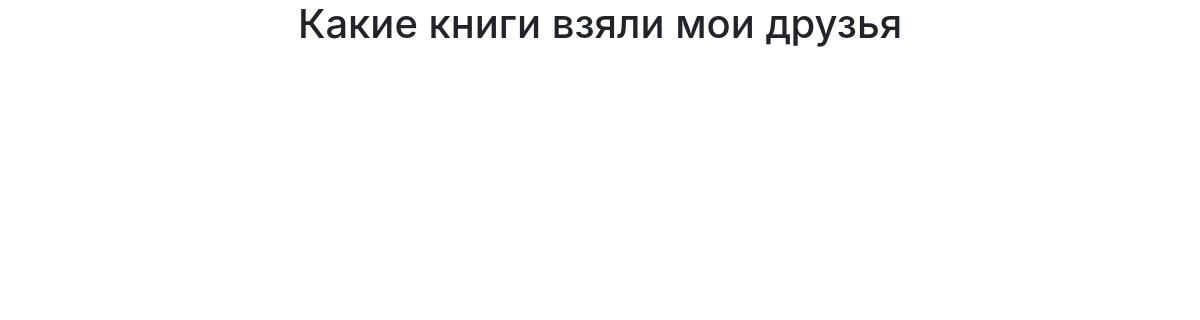
/friends-list/, run on an earlier commit of the app's database.
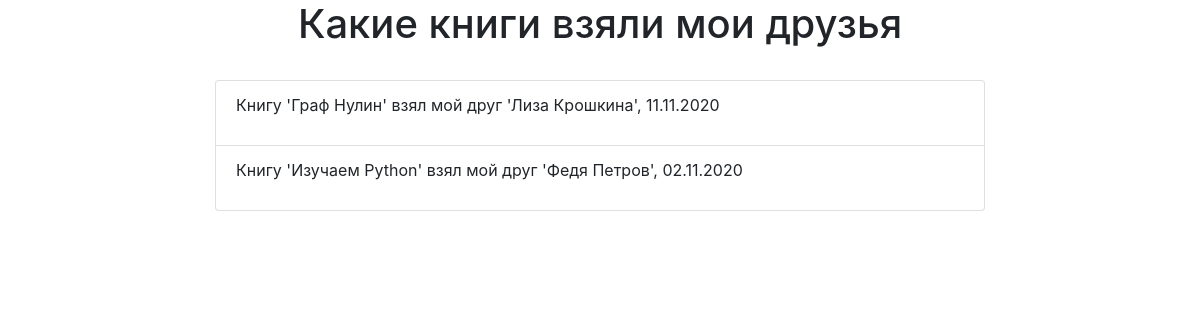
And on a later commit of the database.
### p_library/models.py (models this page shows)
class WhenTook(models.Model):
    book = models.ForeignKey(Book, on_delete=models.CASCADE, verbose_name="Книга")
    friend = models.ForeignKey(Friend, on_delete=models.CASCADE, verbose_name="Друг")
    when_took = models.DateField(verbose_name="Какого числа была взята книга")
    class Meta:
        verbose_name = 'Книга у друга'
        verbose_name_plural = 'Книги у друзей'
    def __str__(self):
        return "Книгу '{}' взял мой друг '{}', {}".format(
            self.book, self.friend, time.strftime("%d.%m.%Y", time.strptime(self.when_took.ctime())))

class Book(models.Model):
    ISBN = models.CharField(max_length=13)
    title = models.TextField(verbose_name="Название")
    description = models.TextField(verbose_name="Описание")
    year_release = models.SmallIntegerField(verbose_name="Год публикации")
    author = models.ForeignKey(Author, on_delete=models.CASCADE, related_name="books", verbose_name="Автор")
    p_house = models.ForeignKey(PublishingHouse, on_delete=models.SET_NULL, null=True, blank=True, related_name="books",
                                verbose_name="Издательство")
    copy_count = models.SmallIntegerField(default=1, verbose_name="Количество копий")
    price = models.FloatField(verbose_name="Стоимость")
    friends = models.ManyToManyField(
        Friend,
        through='WhenTook',
    )
    class Meta:
        verbose_name = 'Книга'
        verbose_name_plural = 'Книги'
    def __str__(self):
        return self.title

class Friend(models.Model):
    full_name = models.TextField(verbose_name="Имя")
    birth_year = models.SmallIntegerField(verbose_name="Год рождения")
    phone = models.CharField(max_length=16, blank=True, verbose_name="Телефон")
    email = models.EmailField(blank=True, verbose_name="Email")
    class Meta:
        verbose_name = 'Друг'
        verbose_name_plural = 'Друзья'
    def __str__(self):
        return self.full_name

### p_library/views.py (the view)
# urls.py: path('friends-list/', views.friends_list, name='friends_list'),
def friends_list(request):
    template = loader.get_template('friends_list.html')
    my_list = WhenTook.objects.all()
    data = {
        "title": "Издательства и изданные ими книги",
        "my_list": my_list,
    }
    return HttpResponse(template.render(data))

### p_library/templates/friends_list.html (shortened to what this page needs)
<!DOCTYPE html>
<html lang="en">
<head>
    {% load static %}
    <link rel="stylesheet" href="{% static "css/bootstrap.min.css" %}">
</head>
<body>
    <h1 class="d-flex justify-content-center">Какие книги взяли мои друзья</h1>
    <br>
    <div class="container-fluid">
            <div class="row">
                <div class="col-md-2">
                </div>
                <div class="col-md-8">
                    <ul class="list-group">
                    {% for whentook in my_list %}
                        <li class="list-group-item">
                            <p>{{ whentook }}</p>
                        </li>
                    {% endfor %}
                    </ul>
                </div>
                <div class="col-md-2">
                </div>
            </div>
    </div>
</body>
</html>

What changed in the data, as far as the page shows it:
added WhenTook: book+friend+when_took "Книгу 'Граф Нулин' взял мой друг 'Лиза Крошкина', 11.11.2020"
added WhenTook: book+friend+when_took "Книгу 'Изучаем Python' взял мой друг 'Федя Петров', 02.11.2020"
